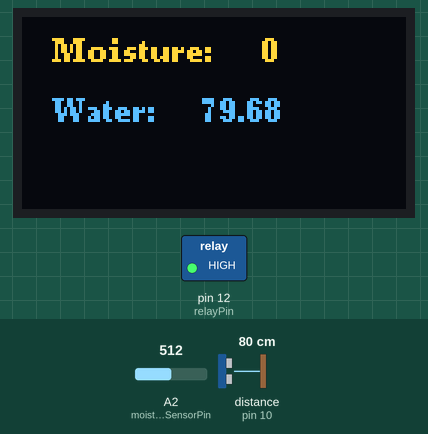
The program below on a simulated Arduino Uno, built with avr-gcc and run on an emulated ATmega328P. Parts: 128×64 one-colour display, switched loads named in the program (green lamp = pin HIGH). Wiring (inferred from the names in the program): ultrasonic range finder: trigger pin 9; echo pin 10. Inputs (shaded band) come from the test bench; at power-on: A2 (moistureSensorPin) = 512, distance to the obstacle (sensor on pin 10) 80 cm. The echo pulse lasts 58.3 µs per cm; the OLED is the two-colour kind (top 16 rows yellow); pins used as bus, display or sensor lines are not drawn; what the program prints to the serial monitor is not drawn.

Above: at 2.8 s.
2.9 s: A2 (moistureSensorPin) set to 406
5.7 s: A2 (moistureSensorPin) set to 384
At 7.3 s:
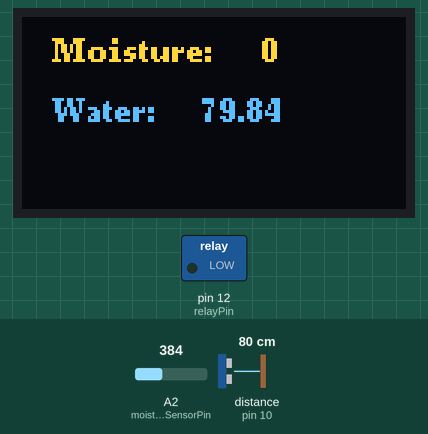
9.7 s: distance to the obstacle (sensor on pin 10) set to 250 cm
At 11.3 s:
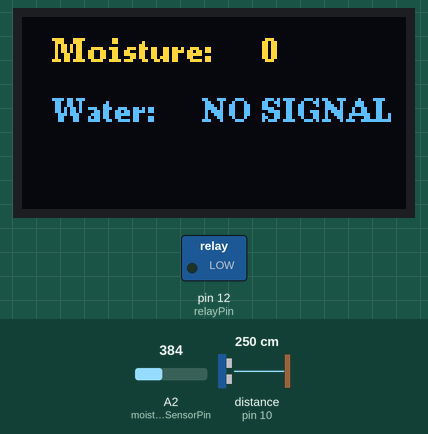
15.8 s: distance to the obstacle (sensor on pin 10) set to 2 cm
At 17.7 s:
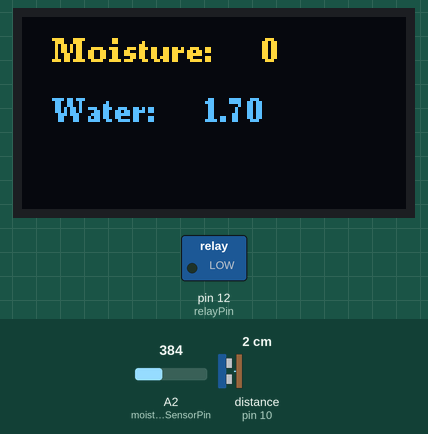
Timing chart, 0 to 18.9 s (numbered marks = the images above; inputs shaded):
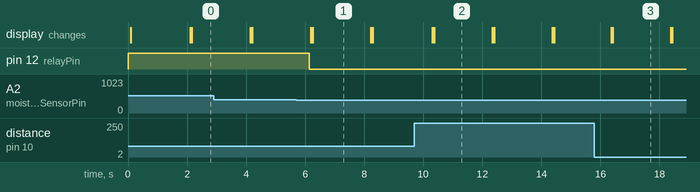

Measured:
- the behaviour switches between 400 and 399 on A2 (moistureSensorPin) (found by bisection; images 0 and 1)
- after the input at 5.7 s, pin 12 (relayPin): HIGH → LOW after 0.44 s
- after the input at 9.7 s, the display: first changes after 0.61 s (image 2 shows a later state)
- after the input at 15.8 s, the display: first changes after 0.57 s (image 3 shows a later state)
- what the display in image 1 shows lasts 1.9 s, from 6.3 s to 8.2 s

The program:

main.cpp
```cpp
#include <Arduino.h>
#include <U8g2lib.h>
#include <Wire.h>

const int relayPin = 12;
const int moistureSensorPin = A2;
const int trigPin = 9;
const int echoPin = 10;

float distance = -1;
bool pumpOn = false;

long lastCheck = 0;
const long checkInterval = 2000;

U8G2_SSD1306_128X64_NONAME_F_HW_I2C u8g2(U8G2_R0, U8X8_PIN_NONE);

// Ultrasonic water level reader

float rawDistance() {
  digitalWrite(trigPin, LOW);
  delayMicroseconds(2);
  digitalWrite(trigPin, HIGH);
  delayMicroseconds(10);
  digitalWrite(trigPin, LOW);

  long duration = pulseIn(echoPin, HIGH, 30000);

  if (duration == 0) return -1;

  return (duration * 0.0343) / 2;
}

float readDistanceStable() { // Read distance twice for more stable reading
  float d1 = rawDistance();
  delay(15);
  float d2 = rawDistance();

  // both invalid - return -1
  if (d1 == -1 && d2 == -1) return -1;

  // one valid - use it
  if (d1 == -1) return d2;
  if (d2 == -1) return d1;

  // both valid - return average
  return (d1 + d2) / 2.0;
}

void setup() {
  Serial.begin(9600);
  pinMode(trigPin, OUTPUT);
  pinMode(echoPin, INPUT);
  pinMode(relayPin, OUTPUT);
  digitalWrite(relayPin, HIGH); // off by default
  u8g2.begin();
}

void loop() {

  // moisture sensor check every 4 secs
  int moistureSensorRead;

  if (millis() - lastCheck >= checkInterval) {
    lastCheck = millis();
    moistureSensorRead = analogRead(moistureSensorPin);
    Serial.print("Moisture: ");
    Serial.println(moistureSensorRead);
    float newDistance = readDistanceStable();

    // reject extreme spikes
    if (newDistance > 200 || newDistance < 0) {
      newDistance = -1;
    }
    distance = newDistance;

    Serial.print("Distance: ");
    Serial.println(distance);
    if (moistureSensorRead < 400) {
      digitalWrite(relayPin, LOW);   // if moisture low - turn water pump on
      pumpOn = true;
    } else {
      digitalWrite(relayPin, HIGH);  // if moisture ok - turn water pump off
      pumpOn = false;
    }
  }
// OLED disply setup and update
  u8g2.clearBuffer();
  u8g2.setFont(u8g2_font_ncenB08_tr);
  u8g2.drawStr(10, 15, "Moisture:");
  u8g2.setCursor(80, 15);
  u8g2.print(moistureSensorRead);
  u8g2.drawStr(10, 35, "Water:"); // Display water level status
  if (distance == -1) {
    u8g2.drawStr(60, 35, "NO SIGNAL");
  }
  else {
    u8g2.drawStr(60, 35, String(distance).c_str());
  }
  u8g2.sendBuffer();
}
```
